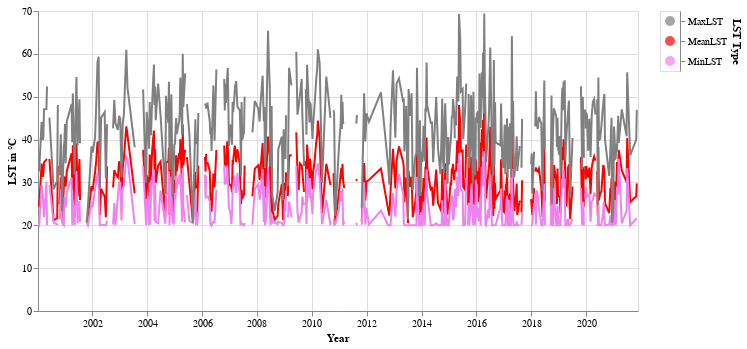

Notebook cell for this chart:
### Markdown cell above
**8. Trend of LST**

### Code cell
# Base chart
base = alt.Chart(df2).encode(
    x=alt.X('Timestamp:T', title='Year'),
    tooltip=[
        alt.Tooltip('Timestamp:T', title='Year')
    ]
)

# MeanLST line chart and trendline
mean_line = base.mark_line(color='red').encode(
    y=alt.Y('MeanLST:Q', title='LST in °C'),
    tooltip=alt.Tooltip('MeanLST:Q'),
    color=alt.value('red')
)

#mean_trendline = base.transform_regression("Timestamp", "MeanLST", method="linear").mark_line(color="blue", strokeWidth=2)

# MinLST line chart
min_line = base.mark_line(color='violet').encode(
    y=alt.Y('MinLST:Q'),
    tooltip=alt.Tooltip('MinLST:Q'),
    color=alt.value('violet')
)

# MaxLST line chart
max_line = base.mark_line(color='grey').encode(
    y=alt.Y('MaxLST:Q'),
    tooltip=alt.Tooltip('MaxLST:Q'),
    color=alt.value('grey')
)

# Combine all lines and trendlines
chart = (mean_line + min_line + max_line).properties(width=600, height=300).interactive()

# Add legend manually
legend = alt.Chart(pd.DataFrame({
    'LST Type': ['MeanLST', 'MinLST', 'MaxLST'],
    'Color': ['red', 'violet', 'grey']
})).mark_circle(size=100).encode(
    y=alt.Y('LST Type:N', axis=alt.Axis(orient='right')),
    color=alt.Color('Color:N', scale=None, legend=None)
)

(chart | legend)

### Figure 1 — Vega-Lite specification as saved in the notebook (floating-point values rounded to 4 significant figures; data arrays with more than 128 entries replaced by an {"elided": "..."} marker saying what was removed)
{"config": {"view": {"continuousWidth": 400, "continuousHeight": 300}}, "hconcat": [{"layer": [{"mark": {"type": "line", "color": "red"}, "encoding": {"color": {"value": "red"}, "tooltip": {"field": "MeanLST", "type": "quantitative"}, "x": {"field": "Timestamp", "title": "Year", "type": "temporal"}, "y": {"field": "MeanLST", "title": "LST in °C", "type": "quantitative"}}, "selection": {"selector001": {"type": "interval", "bind": "scales", "encodings": ["x", "y"]}}}, {"mark": {"type": "line", "color": "violet"}, "encoding": {"color": {"value": "violet"}, "tooltip": {"field": "MinLST", "type": "quantitative"}, "x": {"field": "Timestamp", "title": "Year", "type": "temporal"}, "y": {"field": "MinLST", "type": "quantitative"}}}, {"mark": {"type": "line", "color": "grey"}, "encoding": {"color": {"value": "grey"}, "tooltip": {"field": "MaxLST", "type": "quantitative"}, "x": {"field": "Timestamp", "title": "Year", "type": "temporal"}, "y": {"field": "MaxLST", "type": "quantitative"}}}], "data": {"name": "data-3bc596404f3af2308c9fa4e168c5f11c"}, "height": 300, "width": 600}, {"data": {"name": "data-df72e98507c0b0f0ae92240db3cad32c"}, "mark": {"type": "circle", "size": 100}, "encoding": {"color": {"field": "Color", "legend": null, "scale": null, "type": "nominal"}, "y": {"axis": {"orient": "right"}, "field": "LST Type", "type": "nominal"}}}], "$schema": "https://vega.github.io/schema/vega-lite/v4.17.0.json", "datasets": {"data-3bc596404f3af2308c9fa4e168c5f11c": {"elided": "461 records"}, "data-df72e98507c0b0f0ae92240db3cad32c": [{"LST Type": "MeanLST", "Color": "red"}, {"LST Type": "MinLST", "Color": "violet"}, {"LST Type": "MaxLST", "Color": "grey"}]}}
